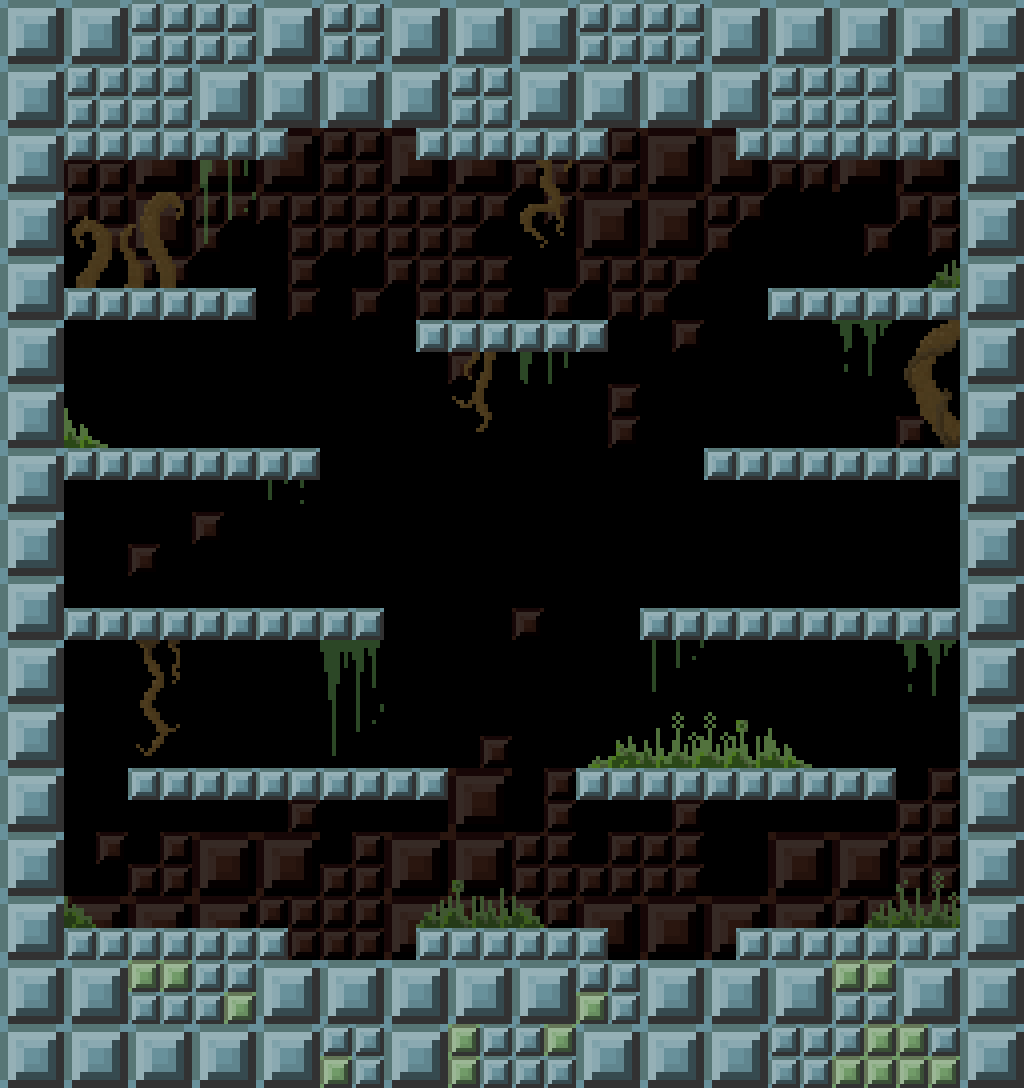

The image is a tile-based game level rendered from a .tmx file. Its description and source (layers, tilesets, objects; grid data summarised) follow:
An orthogonal 16x17 tile map with 64x64 px tiles, 3 tile layers (background, detail, Blocks), 2 tilesets and 33 objects (11x Solid, 9x Platform, 4x Teleport, 4x Crate, 3x whirlybob, ...).

<map version="1.0" tiledversion="1.0.2" orientation="orthogonal" renderorder="left-down" width="16" height="17" tilewidth="64" tileheight="64" nextobjectid="43">
 <properties>
  <property name="colour_quad" type="int" value="2" />
  <property name="round_time" type="float" value="26" />
 </properties>
 <tileset firstgid="1" name="large" tilewidth="64" tileheight="64" tilecount="112" columns="14">
  <image source="../images/block.png" width="896" height="512" />
 </tileset>
 <tileset firstgid="113" name="block_background" tilewidth="64" tileheight="64" tilecount="42" columns="6">
  <image source="../images/block_background.png" width="384" height="448" />
 </tileset>
 <layer name="background" width="16" height="17">
  <data>[272 cells, 139 non-empty, 12 distinct tile ids]</data>
 </layer>
 <layer name="detail" width="16" height="17">
  <data>[272 cells, 35 non-empty, 26 distinct tile ids]</data>
 </layer>
 <layer name="Blocks" width="16" height="17">
  <data>[272 cells, 97 non-empty, 14 distinct tile ids]</data>
 </layer>
 <objectgroup color="#00aa00" name="geometry" visible="0">
  <object id="2" type="Solid" x="416" y="0" width="192" height="160" />
  <object id="3" type="Solid" x="64" y="0" width="224" height="160" />
  <object id="4" type="Solid" x="736" y="0" width="224" height="160" />
  <object id="5" type="Solid" x="736" y="928" width="224" height="128" />
  <object id="6" type="Solid" x="416" y="928" width="192" height="128" />
  <object id="7" type="Solid" x="64" y="928" width="224" height="128" />
  <object id="8" type="Solid" x="960" y="128" width="64" height="832" />
  <object id="9" type="Solid" x="0" y="128" width="64" height="832" />
  <object id="36" type="Solid" x="288" y="0" width="128" height="16" />
  <object id="37" type="Solid" x="608" y="0" width="128" height="16" />
  <object id="38" type="Solid" x="64" y="1056" width="896" height="32" />
  <object id="35" type="Platform" x="416" y="320" width="192" height="32" />
  <object id="12" type="Platform" x="704" y="448" width="256" height="32" />
  <object id="16" type="Platform" x="144" y="768" width="304" height="32" />
  <object id="13" type="Platform" x="64" y="448" width="256" height="32" />
  <object id="15" type="Platform" x="576" y="768" width="304" height="32" />
  <object id="17" type="Platform" x="64" y="608" width="320" height="32" />
  <object id="19" type="Teleport" x="288" y="16" width="128" height="16" />
  <object id="20" type="Teleport" x="608" y="16" width="128" height="16" />
  <object id="10" type="Platform" x="64" y="288" width="192" height="32" />
  <object id="11" type="Platform" x="768" y="288" width="192" height="32" />
  <object id="22" type="Teleport" x="608" y="1024" width="128" height="32" />
  <object id="14" type="Platform" x="640" y="608" width="320" height="32" />
  <object id="21" type="Teleport" x="288" y="1024" width="128" height="32" />
  <object id="39" type="Crate" gid="2" x="736" y="416" width="64" height="64" />
  <object id="40" type="Crate" gid="2" x="224" y="416" width="64" height="64" />
  <object id="41" type="Crate" gid="2" x="224" y="736" width="64" height="64">
   <properties>
    <property name="explosive" type="bool" value="true" />
   </properties>
  </object>
  <object id="42" type="Crate" gid="2" x="736" y="736" width="64" height="64">
   <properties>
    <property name="explosive" type="bool" value="true" />
   </properties>
  </object>
 </objectgroup>
 <objectgroup name="Spawn">
  <object id="28" name="whirlybob" x="128" y="208" width="16" height="16" />
  <object id="29" name="whirlybob" x="832" y="208" width="16" height="16" />
  <object id="30" name="balldock" x="128" y="528" width="16" height="16" />
  <object id="31" name="balldock" x="832" y="528" width="16" height="16" />
  <object id="34" name="whirlybob" x="496" y="240" width="16" height="16" />
 </objectgroup>
</map>
